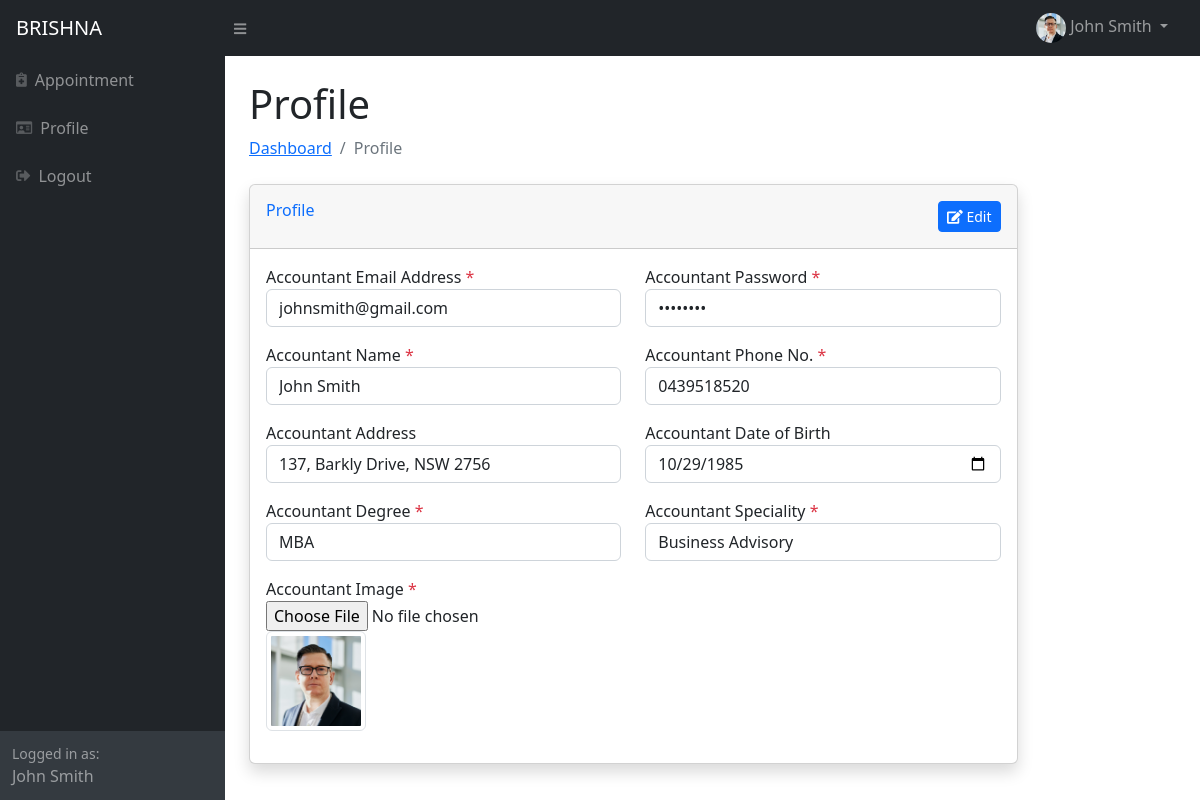
Screenshot of /admin/accountant_profile.php (signed in) with the database file from the repository.
### tables this page shows
CREATE TABLE `accountant_table` (
  `accountant_id` int(11) NOT NULL,
  `accountant_email_address` varchar(200) NOT NULL,
  `accountant_password` varchar(100) NOT NULL,
  `accountant_name` varchar(100) NOT NULL,
  `accountant_profile_image` varchar(100) NOT NULL,
  `accountant_phone_no` varchar(30) NOT NULL,
  `accountant_address` mediumtext NOT NULL,
  `accountant_date_of_birth` date NOT NULL,
  `accountant_degree` varchar(200) NOT NULL,
  `accountant_expert_in` varchar(100) NOT NULL,
  `accountant_status` enum('Active','Inactive') NOT NULL,
  `accountant_added_on` datetime NOT NULL
);

### class/Appointment.php (called while the page is built, shortened)
<?php
class Appointment
{
	public $connect;
	public $query;
	public function __construct()
	{
		$this->connect = new PDO("mysql:host=localhost;dbname=brishna_accountancy", "root", "");
	}
	function get_result()
	{
		return $this->connect->query($this->query, PDO::FETCH_ASSOC);
	}
}
?>

### admin/accountant_profile.php (the view, shortened to what this page needs)
<?php
include('../class/Appointment.php');
$object = new Appointment;
$object->query = "
    SELECT * FROM accountant_table
    WHERE accountant_id = '".$_SESSION["admin_id"]."'
    ";
include('header.php');
?>
<div class="container-fluid px-4">
    <h1 class="mt-4">Profile</h1>
    <ol class="breadcrumb mb-4">
        <li class="breadcrumb-item"><a href="dashboard.php">Dashboard</a></li>
        <li class="breadcrumb-item active">Profile</li>
    </ol>
    <form method="post" id="profile_form" enctype="multipart/form-data">
        <div class="row">
            <div class="col-md-10">
                <div class="card shadow mb-4">
                    <div class="card-header py-3">
                        <div class="row">
                            <div class="col">
                                <h6 class="m-0 font-weight-bold text-primary">Profile</h6>
                            </div>
                            <div class="col">
                                <button type="submit" name="edit_button" id="edit_button" class="btn btn-primary btn-sm float-end"><i class="fas fa-edit"></i> Edit</button>
                            </div>
                        </div>
                    </div>
                    <div class="card-body">
                        <div class="mb-3">
                            <div class="row">
                                <div class="col-md-6">
                                    <label>Accountant Email Address <span class="text-danger">*</span></label>
                                    <input type="text" name="accountant_email_address" id="accountant_email_address" class="form-control" required data-parsley-type="email" data-parsley-trigger="keyup" />
                                </div>
                                <div class="col-md-6">
                                    <label>Accountant Password <span class="text-danger">*</span></label>
                                    <input type="password" name="accountant_password" id="accountant_password" class="form-control" required  data-parsley-trigger="keyup" />
                                </div>
                            </div>
                        </div>
                        <div class="mb-3">
                            <div class="row">
                                <div class="col-md-6">
                                    <label>Accountant Name <span class="text-danger">*</span></label>
                                    <input type="text" name="accountant_name" id="accountant_name" class="form-control" required data-parsley-trigger="keyup" />
                                </div>
                                <div class="col-md-6">
                                    <label>Accountant Phone No. <span class="text-danger">*</span></label>
                                    <input type="text" name="accountant_phone_no" id="accountant_phone_no" class="form-control" required  data-parsley-trigger="keyup" />
                                </div>
                            </div>
                        </div>
                        <div class="mb-3">
                            <div class="row">
                                <div class="col-md-6">
                                    <label>Accountant Address </label>
                                    <input type="text" name="accountant_address" id="accountant_address" class="form-control" />
                                </div>
                                <div class="col-md-6">
                                    <label>Accountant Date of Birth </label>
                                    <input type="date" name="accountant_date_of_birth" id="accountant_date_of_birth" class="form-control" />
                                </div>
                            </div>
                        </div>
                        <div class="mb-3">
                            <div class="row">
                                <div class="col-md-6">
                                    <label>Accountant Degree <span class="text-danger">*</span></label>
                                    <input type="text" name="accountant_degree" id="accountant_degree" class="form-control" required data-parsley-trigger="keyup" />
                                </div>
                                <div class="col-md-6">
                                    <label>Accountant Speciality <span class="text-danger">*</span></label>
                                    <input type="text" name="accountant_expert_in" id="accountant_expert_in" class="form-control" required  data-parsley-trigger="keyup" />
                                </div>
                            </div>
                        </div>
                        <div class="mb-3">
                            <label>Accountant Image <span class="text-danger">*</span></label>
                            <br />
                            <input type="file" name="accountant_profile_image" id="accountant_profile_image" />
                            <div id="uploaded_image"></div>
                        </div>
                    </div>
                </div>
            </div>
        </div>
    </form>
</div>
<?php
include('footer.php');
?>

### admin/header.php (shortened to what this page needs)
<?php
$user_name = '';
$user_profile_image = '';
if($_SESSION['type'] == 'Accountant')
{
    $object->query = "
    SELECT * FROM accountant_table
    WHERE accountant_id = '".$_SESSION['admin_id']."'
    ";
    $user_result = $object->get_result();
    foreach($user_result as $row)
    {
        $user_name = $row['accountant_name'];
        $user_profile_image = $row['accountant_profile_image'];
    }
}
?>
<!DOCTYPE html>
<html lang="en">
    <head>
        <link href="../css/styles.css" rel="stylesheet" />
        <link href="../vendor/fontawesome-free/css/all.min.css" rel="stylesheet" type="text/css">
        <link rel="stylesheet" type="text/css" href="../vendor/parsley/parsley.css"/>
        <link rel="stylesheet" type="text/css" href="../vendor/datatables/dataTables.bootstrap5.min.css"/>
    </head>
    <body class="sb-nav-fixed">
        <nav class="sb-topnav navbar navbar-expand navbar-dark bg-dark">
            <a class="navbar-brand ps-3">BRISHNA</a>
            <button class="btn btn-link btn-sm order-1 order-lg-0 me-4 me-lg-0" id="sidebarToggle" href="#!"><i class="fas fa-bars"></i></button>
            <ul class="navbar-nav ms-auto ms-md-0 me-3 me-lg-4">
                <li class="nav-item dropdown">
                    <a class="nav-link dropdown-toggle" id="navbarDropdown" href="#" role="button" data-bs-toggle="dropdown" aria-expanded="false">
                        <img class="rounded-circle" src="<?php echo $user_profile_image; ?>" id="user_profile_image" style="width:30px"> <?php echo $user_name; ?>
                    </a>
                </li>
            </ul>
        </nav>
        <div id="layoutSidenav">
            <div id="layoutSidenav_nav">
                <nav class="sb-sidenav accordion sb-sidenav-dark" id="sidenavAccordion">
                    <div class="sb-sidenav-menu">
                        <div class="nav">
                            <a class="nav-link" href="appointment.php">
                                <div class="sb-nav-link-icon"><i class="fas fa-notes-medical"></i></div>
                                Appointment
                            </a>
                            <?php
                            if($_SESSION['type'] == 'Admin')
                            {
                            ?>
                            <a class="nav-link" href="profile.php">
                                <div class="sb-nav-link-icon"><i class="far fa-id-card"></i></div>
                                Profile
                            </a>
                            <?php
                            }
                            else
                            {
                            ?>
                            <a class="nav-link" href="Accountant_profile.php">
                                <div class="sb-nav-link-icon"><i class="far fa-id-card"></i></div>
                                Profile
                            </a>
                            <?php
                            }
                            ?>
                            <a class="nav-link" href="logout.php">
                                <div class="sb-nav-link-icon"><i class="fas fa-sign-out-alt"></i></div>
                                Logout
                            </a>
                        </div>
                    </div>
                    <div class="sb-sidenav-footer">
                        <div class="small">Logged in as:</div>
                        <?php echo $user_name; ?>
                    </div>
                </nav>
            </div>
            <div id="layoutSidenav_content">
                <main>

### rows the page displays
accountant_table: accountant_profile_image (picture), accountant_name "John Smith"
